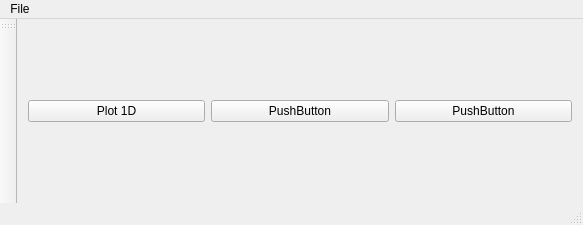
<?xml version="1.0" encoding="UTF-8"?>
<ui version="4.0">
 <class>Start_Window</class>
 <widget class="QMainWindow" name="Start_Window">
  <property name="geometry">
   <rect>
    <x>0</x>
    <y>0</y>
    <width>583</width>
    <height>225</height>
   </rect>
  </property>
  <property name="windowTitle">
   <string>QPyLOT</string>
  </property>
  <widget class="QWidget" name="centralWidget">
   <layout class="QGridLayout" name="gridLayout">
    <item row="0" column="0">
     <widget class="QPushButton" name="pushButton_plot1d">
      <property name="text">
       <string>Plot 1D</string>
      </property>
     </widget>
    </item>
    <item row="0" column="1">
     <widget class="QPushButton" name="pushButton_plot2d">
      <property name="text">
       <string>PushButton</string>
      </property>
     </widget>
    </item>
    <item row="0" column="2">
     <widget class="QPushButton" name="pushButton_3">
      <property name="text">
       <string>PushButton</string>
      </property>
     </widget>
    </item>
   </layout>
  </widget>
  <widget class="QMenuBar" name="menuBar">
   <property name="geometry">
    <rect>
     <x>0</x>
     <y>0</y>
     <width>583</width>
     <height>27</height>
    </rect>
   </property>
   <widget class="QMenu" name="menuFile">
    <property name="title">
     <string>File</string>
    </property>
    <addaction name="actionQuit"/>
   </widget>
   <addaction name="menuFile"/>
  </widget>
  <widget class="QToolBar" name="mainToolBar">
   <property name="movable">
    <bool>true</bool>
   </property>
   <property name="iconSize">
    <size>
     <width>28</width>
     <height>28</height>
    </size>
   </property>
   <property name="toolButtonStyle">
    <enum>Qt::ToolButtonTextUnderIcon</enum>
   </property>
   <attribute name="toolBarArea">
    <enum>LeftToolBarArea</enum>
   </attribute>
   <attribute name="toolBarBreak">
    <bool>false</bool>
   </attribute>
  </widget>
  <widget class="QStatusBar" name="statusBar"/>
  <action name="actionQuit">
   <property name="text">
    <string>Quit</string>
   </property>
  </action>
 </widget>
 <layoutdefault spacing="6" margin="11"/>
 <resources/>
 <connections>
  <connection>
   <sender>actionQuit</sender>
   <signal>triggered()</signal>
   <receiver>Start_Window</receiver>
   <slot>close()</slot>
   <hints>
    <hint type="sourcelabel">
     <x>-1</x>
     <y>-1</y>
    </hint>
    <hint type="destinationlabel">
     <x>291</x>
     <y>57</y>
    </hint>
   </hints>
  </connection>
  <connection>
   <sender>pushButton_3</sender>
   <signal>clicked()</signal>
   <receiver>pushButton_plot1d</receiver>
   <slot>showMenu()</slot>
   <hints>
    <hint type="sourcelabel">
     <x>481</x>
     <y>66</y>
    </hint>
    <hint type="destinationlabel">
     <x>100</x>
     <y>66</y>
    </hint>
   </hints>
  </connection>
 </connections>
</ui>
